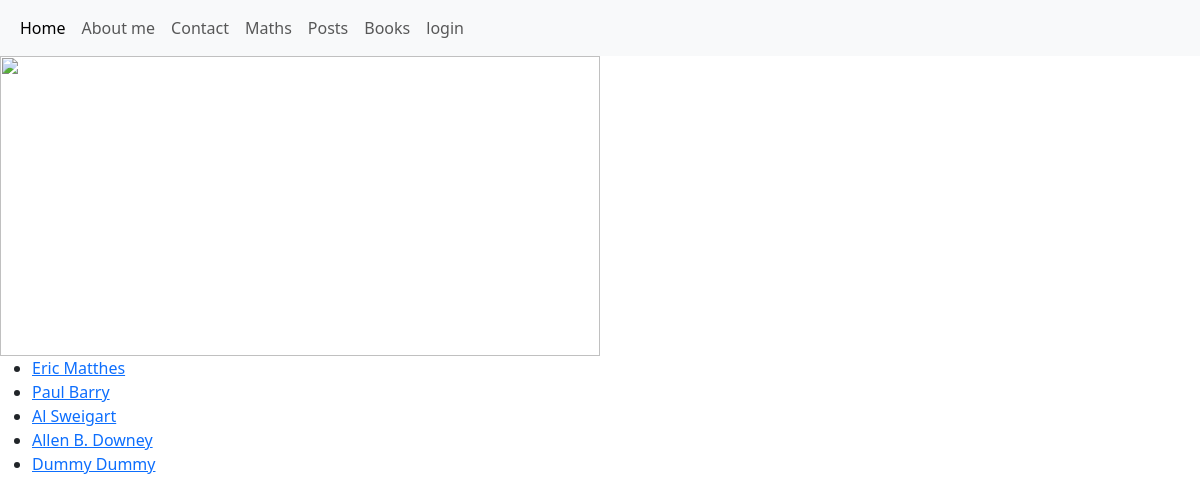
/books/authors, run on the app's committed database.
### books/models.py (models this page shows, shortened)
class Author(models.Model):
   name = models.CharField(max_length=20)
   created = models.DateTimeField(auto_now_add=True)

### books/views.py (the view)
# urls.py: path('authors', authors_list, name="authors"),
def authors_list(request):
   authors = Author.objects.all()
   return render(
       request=request,
       template_name="books/authors_list.html",
       context={"authors": authors}
   )

### books/templates/books/authors_list.html (shortened to what this page needs)
{% extends "main.html" %}
{% block content %}
   <ul>
       {% for a in authors %}
           <li><a href="{% url "books:author" a.id %}">{{ a.name }}</a></li>
       {% endfor %}
   </ul>
   <br/>
{% endblock %}

### data on the page
Author: name "Eric Matthes"
Author: name "Paul Barry"
Author: name "Al Sweigart"
Author: name "Allen B. Downey"
Author: name "Dummy Dummy"
